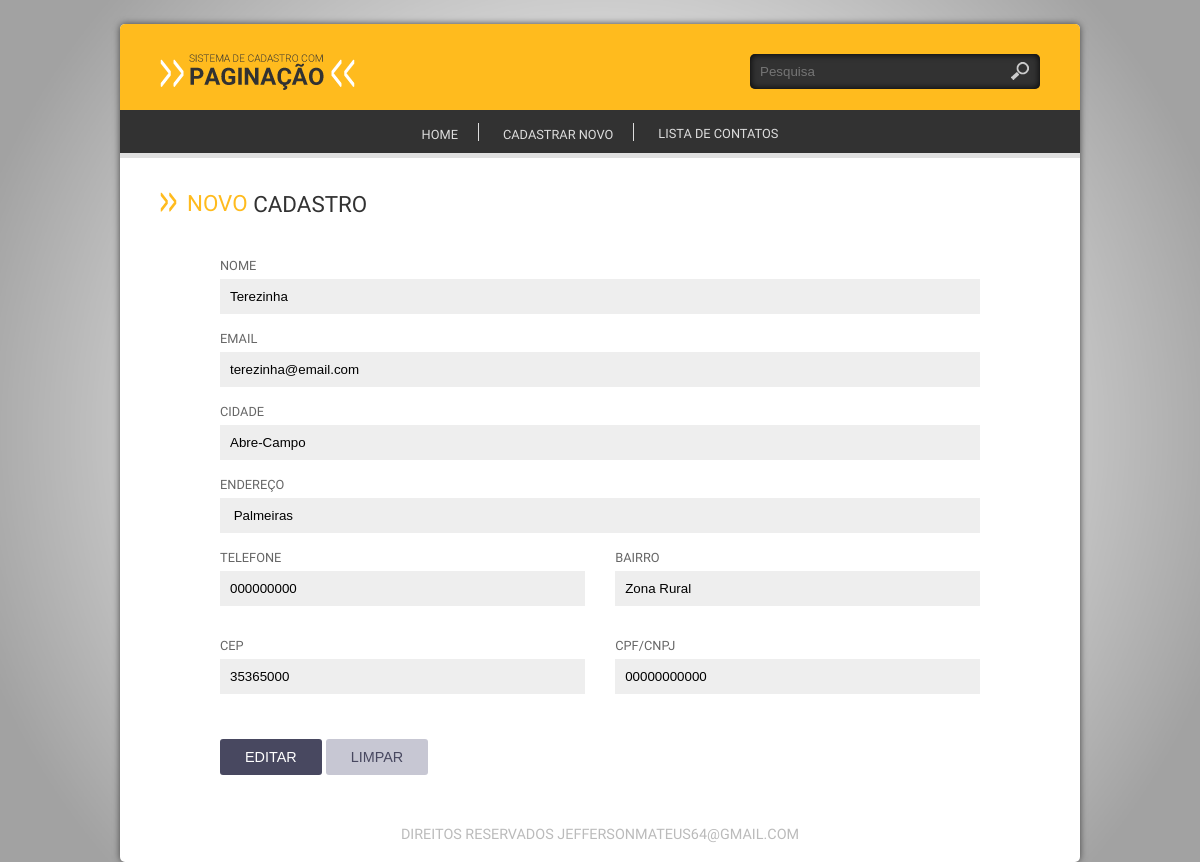
The page /index.php?link=2&acao=Editar&id=2 on the database its author committed.
### tables this page shows
CREATE TABLE `cliente` (
  `id_cliente` int(11) NOT NULL,
  `cliente` varchar(2000) NOT NULL,
  `endereco` varchar(150) DEFAULT NULL,
  `bairro` varchar(100) DEFAULT NULL,
  `cidade` varchar(100) DEFAULT NULL,
  `cep` varchar(10) NOT NULL,
  `fone` varchar(15) NOT NULL,
  `email` varchar(150) NOT NULL,
  `cpf` varchar(11) NOT NULL
);

### config/crud.php (called while the page is built, shortened)
<?php
function openConection() {
    $conection = @mysqli_connect(HOST, USER, PASSWORD, DATABASE) or die(mysqli_connect_error());
    mysqli_set_charset($conection, CHARSET);
    return $conection;
}
function runsql($sql) {
    $conection = openConection();
    $qry = @mysqli_query($conection, $sql) or die(mysqli_erro($conection));
    return $qry;
}
function queryData($tabela, $condicao = NULL, $campos = "*") {
    $sql = "SELECT {$campos} FROM {$tabela} {$condicao}";
    $qry = runsql($sql);
    if (!mysqli_num_rows($qry)) {
        return FALSE;
    } else {
        while ($linha = @mysqli_fetch_array($qry)) {
            $dados[] = $linha;
        }
        return $dados;
    }
}

### frm/frm_cliente.php (the view, shortened to what this page needs)
<?php
$acao = isset($_GET["acao"]) ? $_GET["acao"] : "Cadastrar";
$id = isset($_GET["id"]) ? $_GET["id"] : NULL;
if ($id) {
    $cliente = queryData("`cliente` WHERE `id_cliente` = $id");
}
$nome        = isset($cliente[0]["cliente"]) ? $cliente[0]["cliente"] : NULL;
$email       = isset($cliente[0]["email"]) ? $cliente[0]["email"] : NULL;
$endereco    = isset($cliente[0]["endereco"]) ? $cliente[0]["endereco"] : NULL;
$fone        = isset($cliente[0]["fone"]) ? $cliente[0]["fone"] : NULL;
$bairro      = isset($cliente[0]["bairro"]) ? $cliente[0]["bairro"] : NULL;
$cep         = isset($cliente[0]["cep"]) ? $cliente[0]["cep"] : NULL;
$cpf         = isset($cliente[0]["cpf"]) ? $cliente[0]["cpf"] : NULL;
$cidade      = isset($cliente[0]["cidade"])?$cliente[0]["cidade"]: NULL ;
?>
<div class="base-home">
    <h1 class="titulo"><span class="cor">Novo</span> cadastro</h1>
    <div class="base-formulario">
        <form action="op/op_cliente.php" method="POST">
            <label>Nome</label>
            <input name="txt_cliente" value="<?php echo $nome; ?>" type="text" placeholder="Insira um nome">
            <label>Email</label>
            <input name="txt_email" value="<?php echo $email ; ?>" type="text" placeholder="Insira um email">
            <label>Cidade</label>
            <input name="txt_cidade" value="<?php echo $cidade ; ?>" type="text" placeholder="Insira o nome da sua cidade">
            <label>Endereço</label>
            <input name="txt_endereco" value="<?php echo $endereco ; ?>" type="text" placeholder="Insira seu endereço">
            <div class="col">
                <label>Telefone</label>
                <input name="txt_fone" value="<?php echo $fone ; ?>" type="text" placeholder="Insira seu telefone">
            </div>
            <div class="col">
                <label>Bairro</label>
                <input name="txt_bairro" value="<?php echo $bairro ; ?>" type="text" placeholder="Insira seu bairro">
            </div>
            <div class="col">
                <label>CEP</label>
                <input name="txt_cep" value="<?php echo $cep ; ?>" type="text" placeholder="Insira seu CEP">
            </div>
            <div class="col">
                <label>CPF/CNPJ</label>
                <input name="txt_cpf" value="<?php echo $cpf ; ?>" type="text" placeholder="Insira seu CPF">
            </div>
            <input type="submit" value="<?php echo $acao ?>" class="btn">
            <input type="reset" name="Reset" id="button" value="Limpar" class="btn limpar">
        </form>
    </div>
</div>

### css/style.css (style rules this page uses)
* { margin:0; padding:0; box-sizing:border-box; -webkit-box-sizing:border-box; -moz-box-sizing:border-box; -o-box-sizing:border-box; -ms-box-sizing:border-box; vertical-align:middle; }
html, body { height:100%; background:#ddd url(../img/fundo.png) fixed no-repeat center; background-size:100%; }
body { font-size:1em; font-family: 'rregular'; }
h1, h2, h3, h4, h5 { margin:0; padding:0; text-transform:uppercase; font-weight:inherit; }
input ,textarea, select { width:100%; max-width:100%; padding:10px; background:#EEEEEE; border:0 }
.base-home { width:100%; float:left; padding:20px 40px; }
.titulo { display:block; padding:10px 0; color:#323232; font-weight:inherit; font-size:1.4em; text-transform:uppercase; }
.titulo:before { content:url(../img/ico-seta-ttl.png); padding-right:10px; }
.titulo .cor { color:#FFBB1E; position:relative; top:-3px; }
.base-home .base-formulario { width:100%; float:left; padding:10px 60px; }
.base-home .base-formulario label { display:block; padding-top:15px; padding-bottom:5px; font-size:.8em; text-transform:uppercase; color:#666666; }
.base-home .base-formulario .col { width:48%; float:left; margin-bottom:15px; }
.base-home .base-formulario .col:nth-of-type(2n+0) { float:right; }
.base-home .base-formulario .btn { display:inline-block; width:auto; padding:10px 25px; margin-top:30px; }
.base-home .base-formulario .btn.limpar { background:#C7C7D3; color:#484860; }
.btn { display:block; padding:10px; border-radius:3px; -webkit-border-radius:3px; -moz-border-radius:3px; -moz-border-radius:3px; -o-border-radius:3px; text-transform:uppercase; color:#fff; background:#484860; font-size:.9em; }

### rows shown on the page
cliente: txt_cliente "Terezinha", txt_email "terezinha@email.com", txt_cidade "Abre-Campo", txt_endereco "Palmeiras", txt_fone "000000000", txt_bairro "Zona Rural", txt_cep "35365000", txt_cpf "00000000000"
